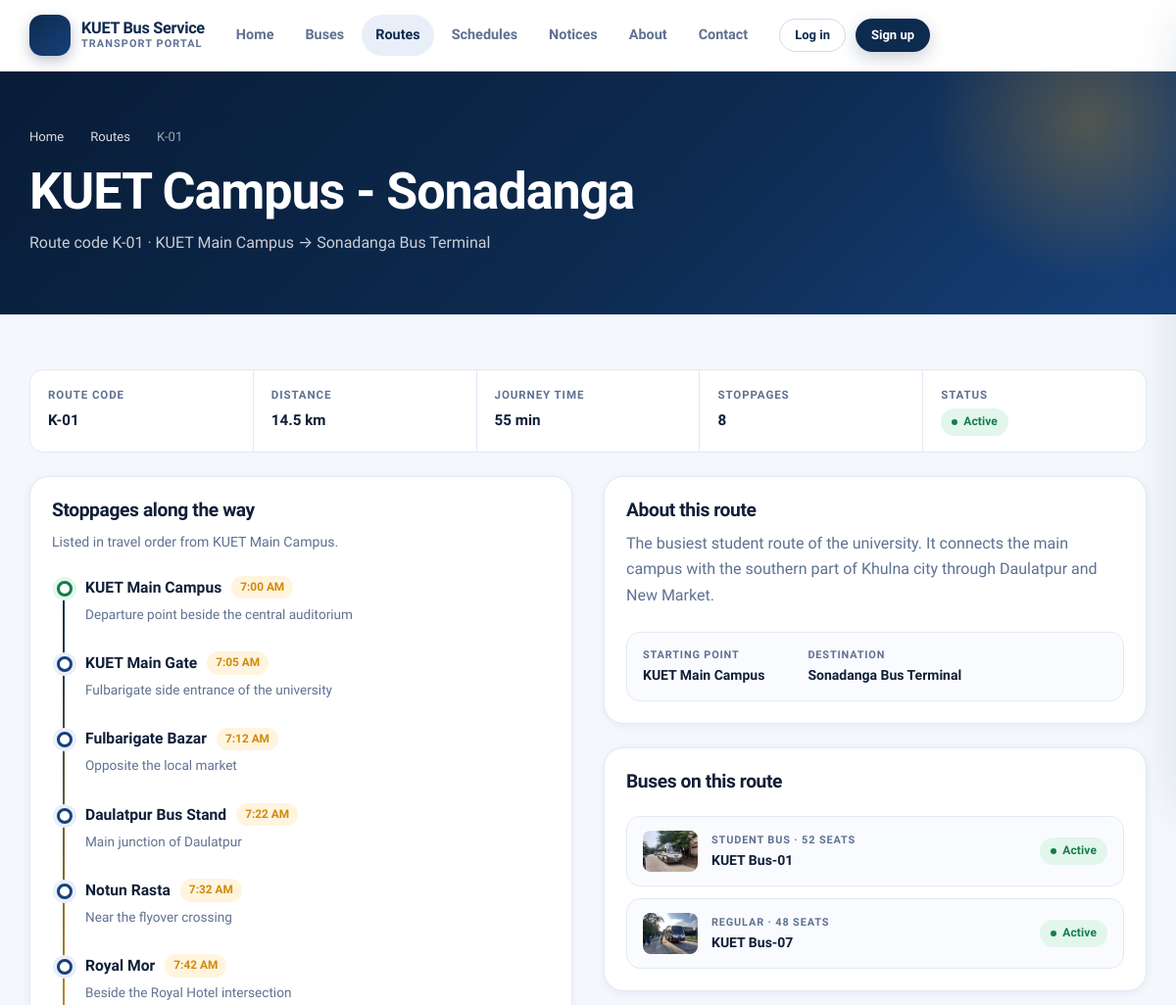
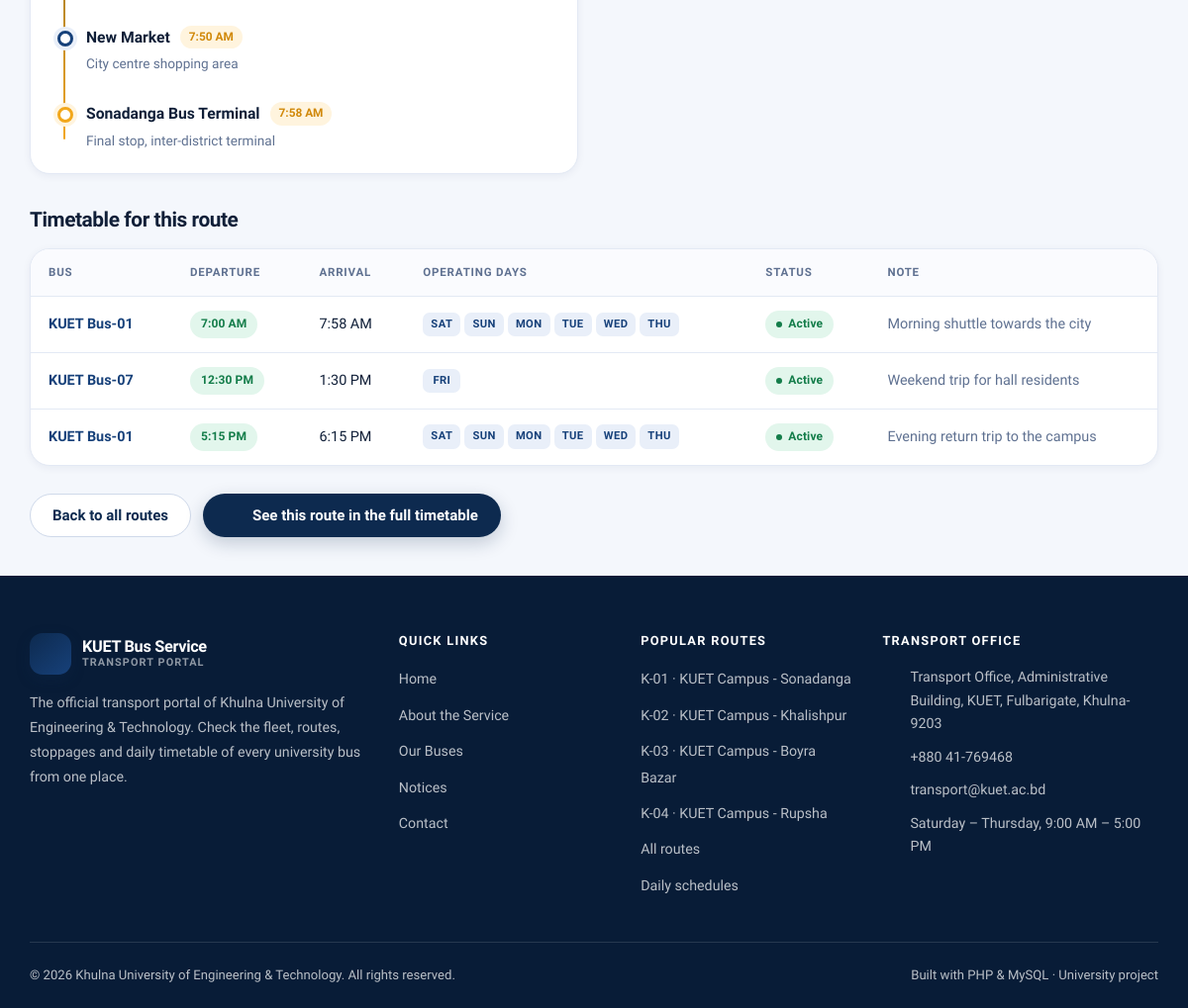
The page /route-details.php?id=1 on the database its author committed (2 pictures, top to bottom).
### tables this page shows
CREATE TABLE `routes` (
    `id`            INT UNSIGNED NOT NULL AUTO_INCREMENT,
    `route_name`    VARCHAR(120) NOT NULL,
    `route_code`    VARCHAR(20)  NOT NULL,         
    `start_point`   VARCHAR(120) NOT NULL,
    `destination`   VARCHAR(120) NOT NULL,
    `description`   TEXT             NULL,
    `distance_km`   DECIMAL(5,2) NOT NULL DEFAULT 0.00,
    `duration_min`  SMALLINT UNSIGNED NOT NULL DEFAULT 0,
    `status`        ENUM('Active','Inactive') NOT NULL DEFAULT 'Active',
    `created_at`    TIMESTAMP    NOT NULL DEFAULT CURRENT_TIMESTAMP,
    `updated_at`    TIMESTAMP    NOT NULL DEFAULT CURRENT_TIMESTAMP ON UPDATE CURRENT_TIMESTAMP,
    PRIMARY KEY (`id`),
    UNIQUE KEY `uq_routes_code` (`route_code`),
    KEY `idx_routes_status` (`status`)
);

CREATE TABLE `route_stops` (
    `id`               INT UNSIGNED NOT NULL AUTO_INCREMENT,
    `route_id`         INT UNSIGNED NOT NULL,
    `stop_name`        VARCHAR(120) NOT NULL,
    `stop_description` VARCHAR(255)     NULL,
    `stop_order`       SMALLINT UNSIGNED NOT NULL DEFAULT 1,
    `arrival_time`     TIME             NULL,
    `created_at`       TIMESTAMP    NOT NULL DEFAULT CURRENT_TIMESTAMP,
    PRIMARY KEY (`id`),
    KEY `idx_stops_route_order` (`route_id`, `stop_order`),
    CONSTRAINT `fk_stops_route` FOREIGN KEY (`route_id`)
        REFERENCES `routes` (`id`) ON DELETE CASCADE ON UPDATE CASCADE
);

CREATE TABLE `buses` (
    `id`             INT UNSIGNED NOT NULL AUTO_INCREMENT,
    `bus_name`       VARCHAR(80)  NOT NULL,        
    `reg_number`     VARCHAR(40)  NOT NULL,        
    `model`          VARCHAR(80)      NULL,
    `capacity`       SMALLINT UNSIGNED NOT NULL DEFAULT 40,
    `bus_type`       ENUM('Regular','Student Bus','Faculty Bus (AC)','Faculty Bus (Non AC)')
                     NOT NULL DEFAULT 'Regular',
    `status`         ENUM('Active','Maintenance','Inactive') NOT NULL DEFAULT 'Active',
    `driver_name`    VARCHAR(80)      NULL,
    `driver_contact` VARCHAR(20)      NULL,
    `description`    TEXT             NULL,
    `image`          VARCHAR(255)     NULL,        
    `created_at`     TIMESTAMP    NOT NULL DEFAULT CURRENT_TIMESTAMP,
    `updated_at`     TIMESTAMP    NOT NULL DEFAULT CURRENT_TIMESTAMP ON UPDATE CURRENT_TIMESTAMP,
    PRIMARY KEY (`id`),
    UNIQUE KEY `uq_buses_reg` (`reg_number`),
    KEY `idx_buses_status` (`status`),
    KEY `idx_buses_type` (`bus_type`)
);

CREATE TABLE `schedules` (
    `id`             INT UNSIGNED NOT NULL AUTO_INCREMENT,
    `bus_id`         INT UNSIGNED NOT NULL,
    `route_id`       INT UNSIGNED NOT NULL,
    `departure_time` TIME         NOT NULL,
    `arrival_time`   TIME         NOT NULL,
    `operating_days` VARCHAR(80)  NOT NULL,        
    `status`         ENUM('Active','Suspended') NOT NULL DEFAULT 'Active',
    `notes`          VARCHAR(255)     NULL,
    `created_at`     TIMESTAMP    NOT NULL DEFAULT CURRENT_TIMESTAMP,
    `updated_at`     TIMESTAMP    NOT NULL DEFAULT CURRENT_TIMESTAMP ON UPDATE CURRENT_TIMESTAMP,
    PRIMARY KEY (`id`),
    KEY `idx_sched_bus` (`bus_id`),
    KEY `idx_sched_route` (`route_id`),
    KEY `idx_sched_departure` (`departure_time`),
    CONSTRAINT `fk_sched_bus` FOREIGN KEY (`bus_id`)
        REFERENCES `buses` (`id`) ON DELETE RESTRICT ON UPDATE CASCADE,
    CONSTRAINT `fk_sched_route` FOREIGN KEY (`route_id`)
        REFERENCES `routes` (`id`) ON DELETE RESTRICT ON UPDATE CASCADE
);

### route-details.php (the view, shortened to what the rows shown need)
<?php
$id = (int) get('id', 0);
$route = $id > 0
    ? fetchOne('SELECT * FROM routes WHERE id = ?', [$id])
    : null;
$stops = fetchAll(
    'SELECT stop_name, stop_description, stop_order, arrival_time
       FROM route_stops
      WHERE route_id = ?
      ORDER BY stop_order ASC, id ASC',
    [$id]
);
$buses = fetchAll(
    'SELECT DISTINCT b.id, b.bus_name, b.reg_number, b.capacity, b.bus_type, b.status, b.image
       FROM buses b
       JOIN schedules s ON s.bus_id = b.id
      WHERE s.route_id = ?
      ORDER BY b.bus_name',
    [$id]
);
$schedules = fetchAll(
    'SELECT s.departure_time, s.arrival_time, s.operating_days, s.status, s.notes,
            b.bus_name, b.id AS bus_id
       FROM schedules s
       JOIN buses b ON b.id = s.bus_id
      WHERE s.route_id = ?
      ORDER BY s.departure_time ASC',
    [$id]
);
require_once __DIR__ . '/includes/header.php';
?>
<section class="page-header">
    <div class="container">
        <ul class="breadcrumb">
            <li><a href="<?= e(url('index.php')) ?>">Home</a></li>
            <li><?= icon('chevron') ?></li>
            <li><a href="<?= e(url('routes.php')) ?>">Routes</a></li>
            <li><?= icon('chevron') ?></li>
            <li aria-current="page"><?= e($route['route_code']) ?></li>
        </ul>
        <h1><?= e($route['route_name']) ?></h1>
        <p>
            Route code <?= e($route['route_code']) ?> &middot;
            <?= e($route['start_point']) ?> &rarr; <?= e($route['destination']) ?>
        </p>
    </div>
</section>
<section class="section section--tight">
    <div class="container">
        <dl class="meta-grid mb-3">
            <div>
                <dt>Route code</dt>
                <dd><?= e($route['route_code']) ?></dd>
            </div>
            <div>
                <dt>Distance</dt>
                <dd><?= e(number_format((float) $route['distance_km'], 1)) ?> km</dd>
            </div>
            <div>
                <dt>Journey time</dt>
                <dd><?= e(durationText($route['duration_min'])) ?></dd>
            </div>
            <div>
                <dd><span class="badge <?= e(statusClass($route['status'])) ?>"><?= e($route['status']) ?></span></dd>
            </div>
        </dl>
        <div class="grid detail-layout" style="grid-template-columns:1fr 1fr;gap:32px;align-items:start;">
            <div class="card">
                <div class="card__body">
                    <h2 style="font-size:1.2rem;">Stoppages along the way</h2>
                    <p class="text-muted" style="font-size:.88rem;margin:6px 0 22px;">
                        Listed in travel order from <?= e($route['start_point']) ?>.
                    </p>
                    <?php if ($stops): ?>
                        <ol class="timeline">
                            <?php foreach ($stops as $stop): ?>
                                <li>
                                    <div class="timeline__name">
                                        <?= e($stop['stop_name']) ?>
                                        <?php if (!isBlank($stop['arrival_time'])): ?>
                                            <span class="timeline__time"><?= e(timeText($stop['arrival_time'])) ?></span>
                                        <?php endif; ?>
                                    </div>
                                    <?php if (!isBlank($stop['stop_description'])): ?>
                                        <p class="timeline__desc"><?= e($stop['stop_description']) ?></p>
                                    <?php endif; ?>
                                </li>
                            <?php endforeach; ?>
                        </ol>
                    <?php endif; ?>
                </div>
            </div>
            <div class="stack" style="gap:24px;">
                <div class="card">
                    <div class="card__body">
                        <h2 style="font-size:1.2rem;">About this route</h2>
                        <p class="text-muted" style="margin-top:10px;">
                            <?= nl2br(e($route['description'] ?: 'No description has been added for this route yet.')) ?>
                        </p>
                        <div class="route-line mt-3">
                            <span class="route-line__point">
                                <span>Starting point</span>
                                <b><?= e($route['start_point']) ?></b>
                            </span>
                            <span class="route-line__arrow"><?= icon('arrow') ?></span>
                            <span class="route-line__point">
                                <span>Destination</span>
                                <b><?= e($route['destination']) ?></b>
                            </span>
                        </div>
                    </div>
                </div>
                <div class="card">
                    <div class="card__body">
                        <h2 style="font-size:1.2rem;">Buses on this route</h2>
                        <?php if ($buses): ?>
                            <div class="stack mt-3" style="gap:12px;">
                                <?php foreach ($buses as $b): ?>
                                    <a class="route-line" style="text-decoration:none;color:inherit;gap:14px;"
                                       href="<?= e(url('bus-details.php?id=' . (int) $b['id'])) ?>">
                                        <img src="<?= e(busImage($b['image'])) ?>" alt=""
                                             width="56" height="42" loading="lazy"
                                             style="width:56px;height:42px;object-fit:cover;border-radius:8px;flex:none;">
                                        <span class="route-line__point spacer">
                                            <span><?= e($b['bus_type']) ?> &middot; <?= e($b['capacity']) ?> seats</span>
                                            <b><?= e($b['bus_name']) ?></b>
                                        </span>
                                        <span class="badge <?= e(statusClass($b['status'])) ?>"><?= e($b['status']) ?></span>
                                    </a>
                                <?php endforeach; ?>
                            </div>
                        <?php else: ?>
                            <p class="text-muted" style="margin-top:10px;font-size:.9rem;">
                                No bus has been assigned to this route yet.
                            </p>
                        <?php endif; ?>
                    </div>
                </div>
            </div>
        </div>
        <div class="mt-3" style="margin-top:34px;">
            <h2 style="font-size:1.3rem;margin-bottom:16px;">Timetable for this route</h2>
            <?php if ($schedules): ?>
                <div class="table-wrap">
                    <div class="table-scroll">
                        <table class="table table--stack">
                            <thead>
                                <tr>
                                    <th scope="col">Bus</th>
                                    <th scope="col">Departure</th>
                                    <th scope="col">Arrival</th>
                                    <th scope="col">Operating days</th>
                                    <th scope="col">Status</th>
                                    <th scope="col">Note</th>
                                </tr>
                            </thead>
                            <tbody>
                                <?php foreach ($schedules as $s): ?>
                                    <tr>
                                        <td data-label="Bus">
                                            <a href="<?= e(url('bus-details.php?id=' . (int) $s['bus_id'])) ?>">
                                                <strong><?= e($s['bus_name']) ?></strong>
                                            </a>
                                        </td>
                                        <td data-label="Departure" class="num">
                                            <span class="badge badge--success badge--plain"><?= e(timeText($s['departure_time'])) ?></span>
                                        </td>
                                        <td data-label="Arrival" class="num"><?= e(timeText($s['arrival_time'])) ?></td>
                                        <td data-label="Operating days">
                                            <span class="cluster" style="gap:4px;">
                                                <?php foreach (dayBadges($s['operating_days']) as $d): ?>
                                                    <span class="day-chip"><?= e($d) ?></span>
                                                <?php endforeach; ?>
                                            </span>
                                        </td>
                                        <td data-label="Status">
                                            <span class="badge <?= e(statusClass($s['status'])) ?>"><?= e($s['status']) ?></span>
                                        </td>
                                        <td data-label="Note" class="text-muted"><?= e($s['notes'] ?: '--') ?></td>
                                    </tr>
                                <?php endforeach; ?>
                            </tbody>
                        </table>
                    </div>
                </div>
            <?php endif; ?>
        </div>
    </div>
</section>
<?php require_once __DIR__ . '/includes/footer.php'; ?>

### includes/footer.php (shortened to what the rows shown need)
<?php
try {
    $footerRoutes = fetchAll(
        'SELECT id, route_name, route_code FROM routes WHERE status = ? ORDER BY route_code LIMIT 4',
        ['Active']
    );
} catch (Throwable $ex) {
    $footerRoutes = [];
}
?>
</main>
<footer class="footer">
    <div class="container">
        <div class="footer__grid">
            <div>
                <ul>
                    <?php if ($footerRoutes): ?>
                        <?php foreach ($footerRoutes as $r): ?>
                            <li>
                                <a href="<?= e(url('route-details.php?id=' . (int) $r['id'])) ?>">
                                    <?= e($r['route_code']) ?> &middot; <?= e($r['route_name']) ?>
                                </a>
                            </li>
                        <?php endforeach; ?>
                    <?php endif; ?>
                </ul>
            </div>
        </div>
    </div>
</footer>
</body>
</html>

### rows shown on the page
routes: route_code "K-01", route_name "KUET Campus - Sonadanga", start_point "KUET Main Campus", destination "Sonadanga Bus Terminal", distance_km "14.5", duration_min "55 min", status "Active", description "The busiest student route of the university. It connects the main campus with the southern part of Khulna city through Daulatpur and New Market."
route_stops: stop_name "KUET Main Campus", arrival_time "7:00 AM", stop_description "Departure point beside the central auditorium"
route_stops: stop_name "KUET Main Gate", arrival_time "7:05 AM", stop_description "Fulbarigate side entrance of the university"
route_stops: stop_name "Fulbarigate Bazar", arrival_time "7:12 AM", stop_description "Opposite the local market"
route_stops: stop_name "Daulatpur Bus Stand", arrival_time "7:22 AM", stop_description "Main junction of Daulatpur"
route_stops: stop_name "Notun Rasta", arrival_time "7:32 AM", stop_description "Near the flyover crossing"
route_stops: stop_name "Royal Mor", arrival_time "7:42 AM", stop_description "Beside the Royal Hotel intersection"
route_stops: stop_name "New Market", arrival_time "7:50 AM", stop_description "City centre shopping area"
route_stops: stop_name "Sonadanga Bus Terminal", arrival_time "7:58 AM", stop_description "Final stop, inter-district terminal"
buses: image (picture), bus_type "STUDENT BUS", capacity "52", bus_name "KUET Bus-01", status "Active"
buses: image (picture), bus_type "REGULAR", capacity "48", bus_name "KUET Bus-07", status "Active"
schedules: bus.bus_name "KUET Bus-01", departure_time "7:00 AM", arrival_time "7:58 AM", operating_days "SAT", operating_days "SUN", operating_days "MON", operating_days "TUE", operating_days "WED", operating_days "THU", status "Active", notes "Morning shuttle towards the city"
schedules: bus.bus_name "KUET Bus-07", departure_time "12:30 PM", arrival_time "1:30 PM", operating_days "FRI", status "Active", notes "Weekend trip for hall residents"
schedules: bus.bus_name "KUET Bus-01", departure_time "5:15 PM", arrival_time "6:15 PM", operating_days "SAT", operating_days "SUN", operating_days "MON", operating_days "TUE", operating_days "WED", operating_days "THU", status "Active", notes "Evening return trip to the campus"
routes: route_code "K-02", route_name "KUET Campus - Khalishpur"
routes: route_code "K-03", route_name "KUET Campus - Boyra Bazar"
routes: route_code "K-04", route_name "KUET Campus - Rupsha"

### other values the page prints
UNIVERSITY_SHORT "KUET"
$item['label'] "Home"
$item['label'] "Buses"
$item['label'] "Routes"
$item['label'] "Schedules"
$item['label'] "Notices"
$item['label'] "About"
$item['label'] "Contact"
count($stops) "8"
UNIVERSITY_NAME "Khulna University of Engineering & Technology"
OFFICE_ADDRESS "Transport Office, Administrative Building, KUET, Fulbarigate, Khulna-9203"
OFFICE_PHONE "+880 41-769468"
OFFICE_EMAIL "transport@kuet.ac.bd"
OFFICE_HOURS "Saturday – Thursday, 9:00 AM – 5:00 PM"
